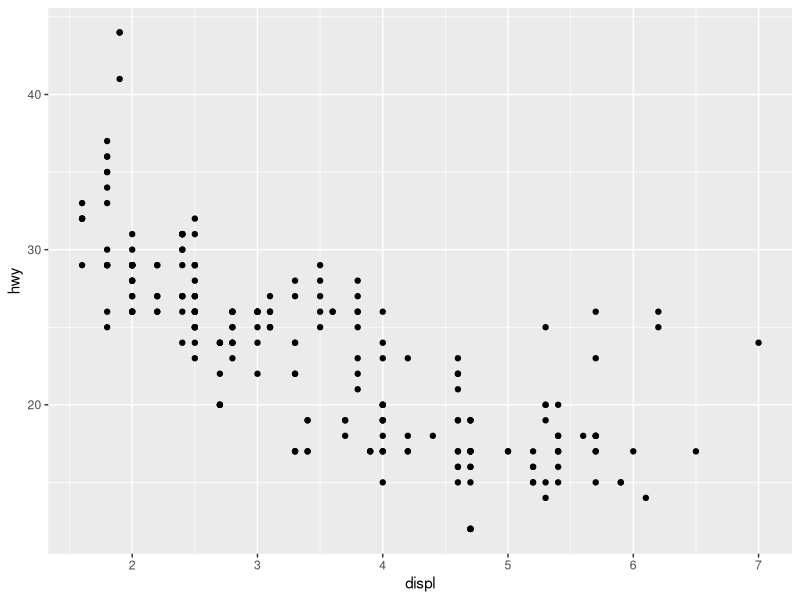
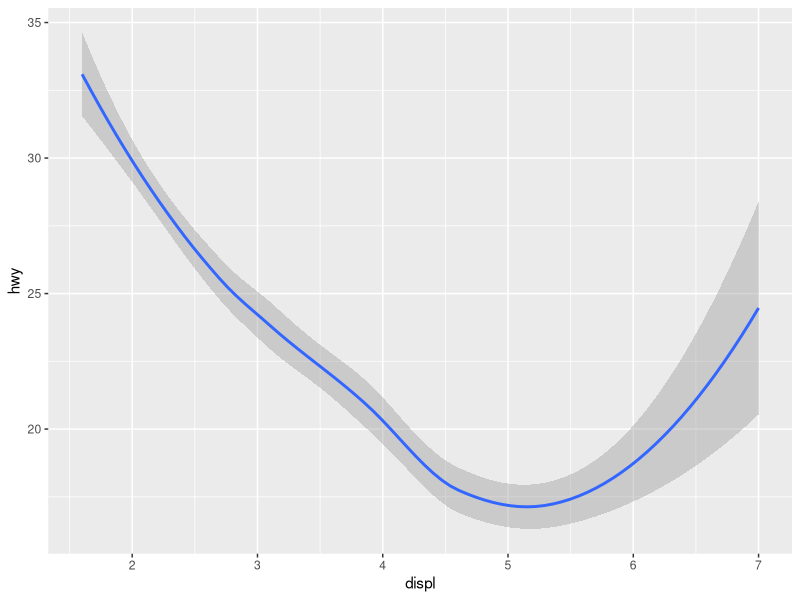
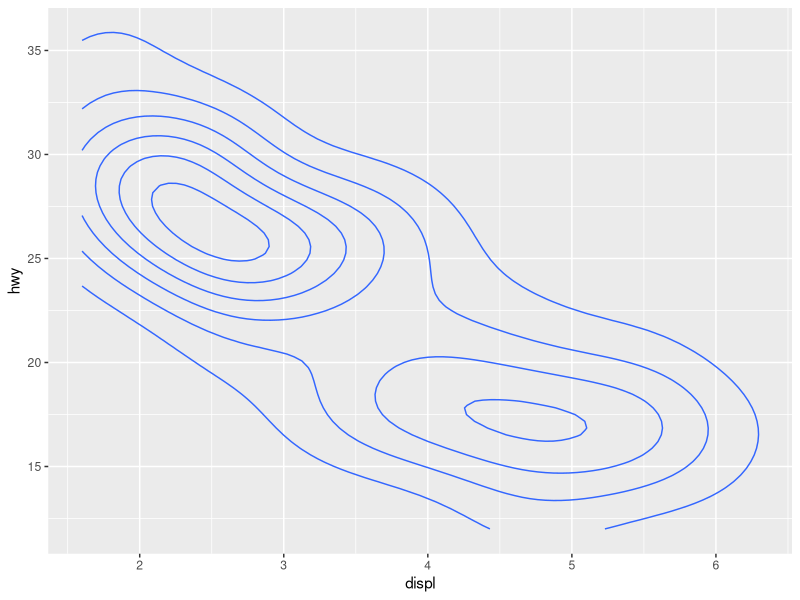
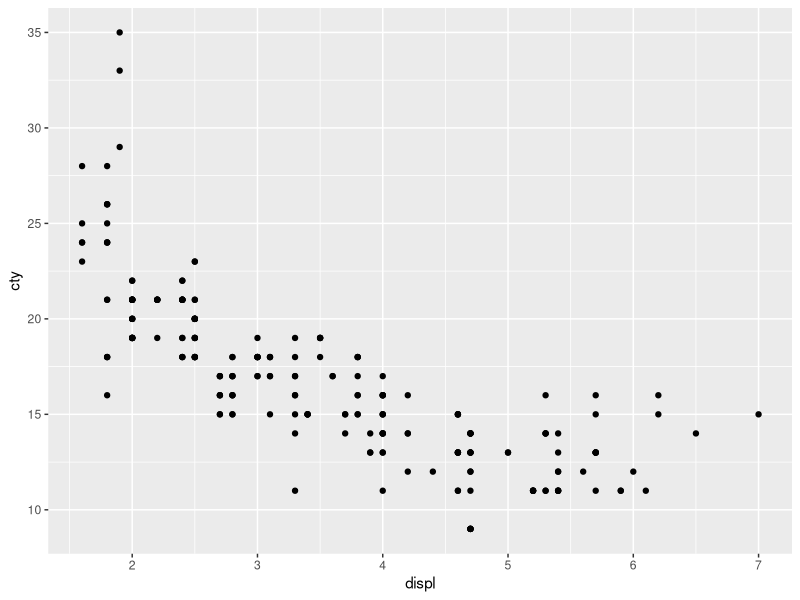
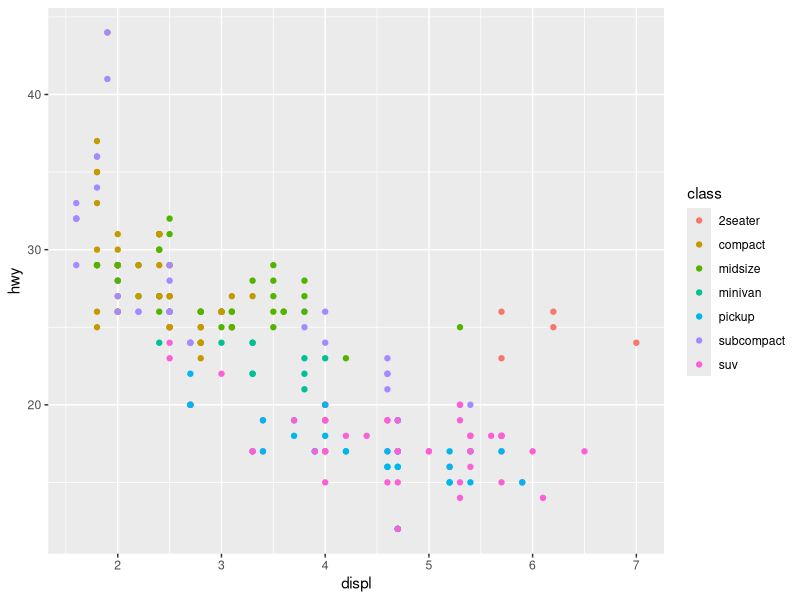
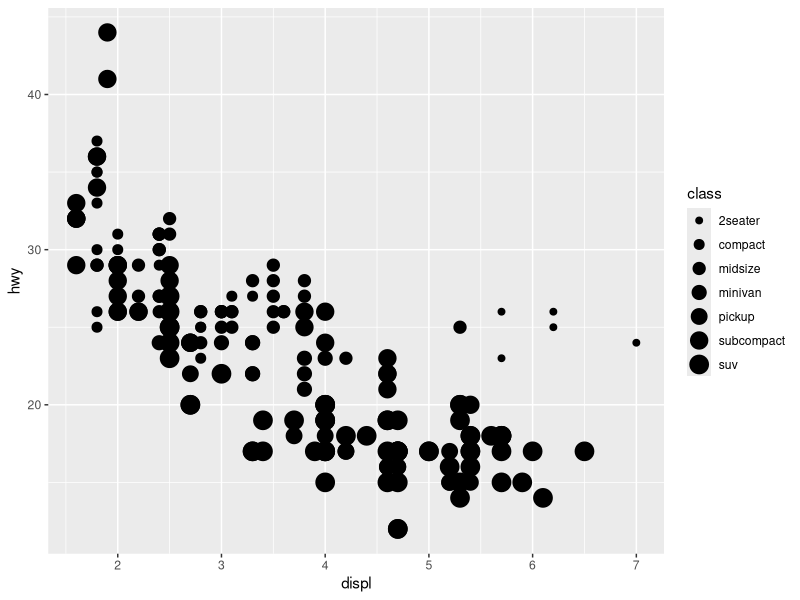

The R script that drew these images, in order:
## ---- chunk 1
knitr::opts_chunk$set(echo = TRUE)
## ---- chunk 2
library(tidyverse)
## ---- chunk 3
mpg
## ---- chunk 4
ggplot(data = mpg) + geom_point(mapping = aes(x = displ, y = hwy))
## ---- chunk 5
ggplot(data = mpg) + geom_smooth(mapping = aes(x = displ, y = hwy))
ggplot(data = mpg) + geom_density_2d(mapping = aes(x = displ, y = hwy))
## ---- chunk 6
ggplot(data = mpg) + geom_point(mapping = aes(x= displ, y = cty))
## ---- chunk 7
ggplot(data = mpg) + geom_point(mapping = aes(x = displ, y = hwy, color = class))
## ---- chunk 8
ggplot(data = mpg) + geom_point(mapping = aes(x = displ, y = hwy, size = class))
